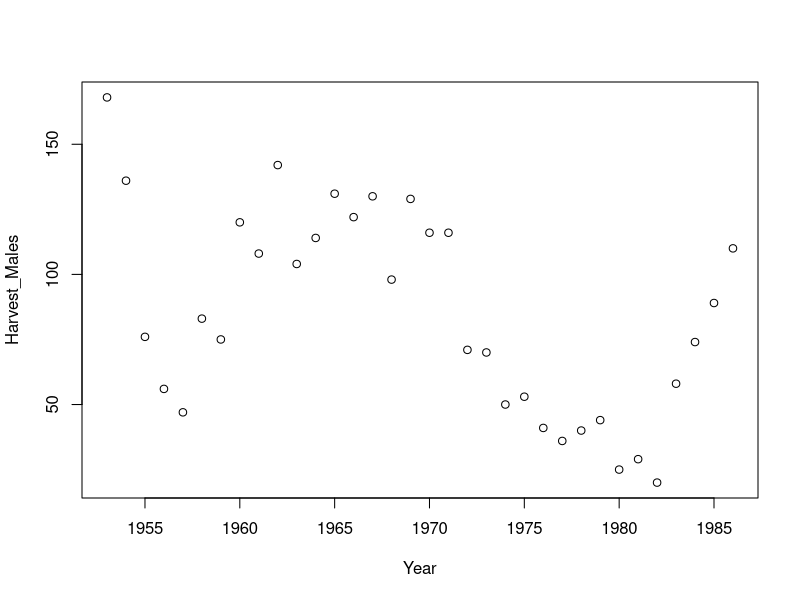
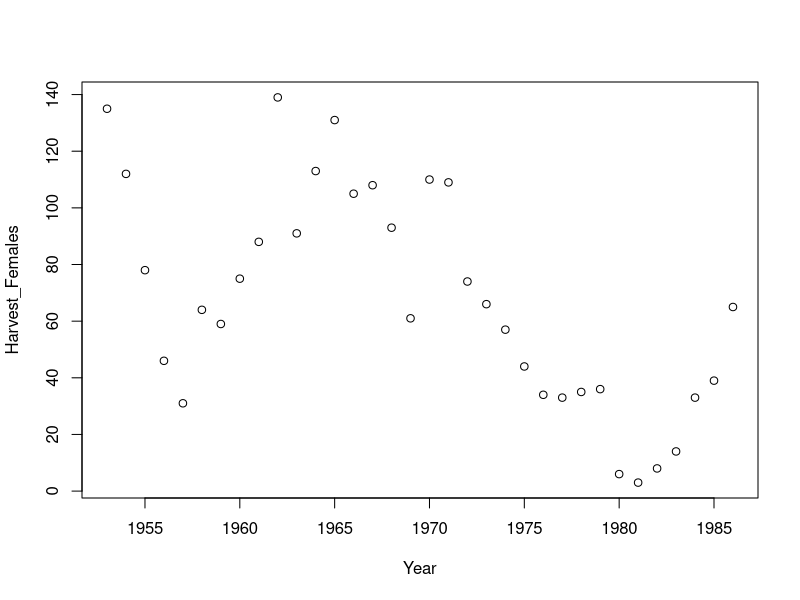

Source code (R) for these figures, in order: (Note: this script raises an error after producing the figures.)
# Homework 4 - due 20 Feb 2023

# Set working directory (if not using R Project)


# Contents (ctrl-f):
# I. Load data
# II. Plot data
# III. Calculate HPUE
# IV. Estimate population size


########## I. Load data ##########

# Load in the white-tailed deer data
deer = read.csv("Data/wtdeer.csv")

# Use whatever functions you find appropriate to examine your data


# Is there anything that jumps out at you about this data set?
#
#


########## II. Plot data ##########

# Plot male deer harvest over time
plot(Harvest_Males ~ Year, deer)

# Add a super smooth line (remember supsmu!)


# Plot female deer harvest over time, but play with the plotting options!
plot(Harvest_Females ~ Year, deer)

# Plot both males and females together on one plot space


# Plot harvest as a function of effort



########## III. Calculate HPUE ##########

# Add male harvest per unit effort HPUE to the data frame
deer$HPUE_Males = 

# Add female HPUE to the data frame
deer$HPUE_Females = 

# Plot both male and female HPUE over time


# Plot harvest as a function of effort for both sexes



########## IV. Estimate population size ##########

# Assume constant q (vulnerability/catchability) and choose a reasonable value below
# (Try a few different values and see how your estimates change)
q = 0.00002

# Estimate population size (recall that population size can be estimated by HPUE/q)


# Plot these estimates with time, modifying the functions below to make more interesting plots!
plot(Nmales ~ Year, deer)
plot(Nfemales ~ Year, deer)
# Take a look at the population estimates in the Fryxell paper (Fig. 1) and compare.
# Why do you think your estimates look different from theirs?
#
#

# We hope HPUE will not change with effort; check if it does for males and females
plot(HPUE_Males ~ Effort_Males, deer)
plot(HPUE_Females ~ Effort_Females, deer)

# What would you recommend be done with these data, absent additional information?
# 
#